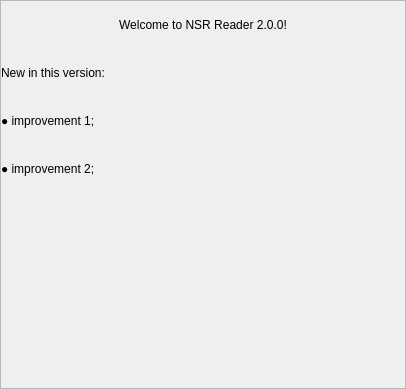
<?xml version="1.0" encoding="UTF-8"?>
<ui version="4.0">
 <class>NSRNewsDialog</class>
 <widget class="QWidget" name="NSRNewsDialog">
  <property name="geometry">
   <rect>
    <x>0</x>
    <y>0</y>
    <width>406</width>
    <height>389</height>
   </rect>
  </property>
  <property name="windowTitle">
   <string>What's new</string>
  </property>
  <layout class="QVBoxLayout" name="verticalLayout_2">
   <property name="margin">
    <number>0</number>
   </property>
   <item>
    <widget class="NSRScrollArea" name="scrollArea">
     <property name="verticalScrollBarPolicy">
      <enum>Qt::ScrollBarAlwaysOff</enum>
     </property>
     <property name="horizontalScrollBarPolicy">
      <enum>Qt::ScrollBarAlwaysOff</enum>
     </property>
     <property name="widgetResizable">
      <bool>true</bool>
     </property>
     <widget class="QWidget" name="scrollAreaWidgetContents">
      <property name="geometry">
       <rect>
        <x>0</x>
        <y>0</y>
        <width>404</width>
        <height>387</height>
       </rect>
      </property>
      <layout class="QVBoxLayout" name="verticalLayout">
       <property name="spacing">
        <number>0</number>
       </property>
       <property name="margin">
        <number>0</number>
       </property>
       <item>
        <widget class="QLabel" name="welcomeLabel">
         <property name="sizePolicy">
          <sizepolicy hsizetype="Expanding" vsizetype="Preferred">
           <horstretch>0</horstretch>
           <verstretch>0</verstretch>
          </sizepolicy>
         </property>
         <property name="minimumSize">
          <size>
           <width>0</width>
           <height>48</height>
          </size>
         </property>
         <property name="styleSheet">
          <string notr="true"/>
         </property>
         <property name="text">
          <string>Welcome to NSR Reader 2.0.0!</string>
         </property>
         <property name="alignment">
          <set>Qt::AlignCenter</set>
         </property>
        </widget>
       </item>
       <item>
        <widget class="QLabel" name="newsTitleLabel">
         <property name="sizePolicy">
          <sizepolicy hsizetype="Expanding" vsizetype="Preferred">
           <horstretch>0</horstretch>
           <verstretch>0</verstretch>
          </sizepolicy>
         </property>
         <property name="minimumSize">
          <size>
           <width>0</width>
           <height>48</height>
          </size>
         </property>
         <property name="styleSheet">
          <string notr="true"/>
         </property>
         <property name="text">
          <string>New in this version:</string>
         </property>
         <property name="wordWrap">
          <bool>true</bool>
         </property>
        </widget>
       </item>
       <item>
        <widget class="QLabel" name="newsLabel1">
         <property name="sizePolicy">
          <sizepolicy hsizetype="Expanding" vsizetype="Preferred">
           <horstretch>0</horstretch>
           <verstretch>0</verstretch>
          </sizepolicy>
         </property>
         <property name="minimumSize">
          <size>
           <width>0</width>
           <height>48</height>
          </size>
         </property>
         <property name="styleSheet">
          <string notr="true"/>
         </property>
         <property name="text">
          <string>● improvement 1;</string>
         </property>
         <property name="wordWrap">
          <bool>true</bool>
         </property>
        </widget>
       </item>
       <item>
        <widget class="QLabel" name="newsLabel2">
         <property name="sizePolicy">
          <sizepolicy hsizetype="Expanding" vsizetype="Preferred">
           <horstretch>0</horstretch>
           <verstretch>0</verstretch>
          </sizepolicy>
         </property>
         <property name="minimumSize">
          <size>
           <width>0</width>
           <height>48</height>
          </size>
         </property>
         <property name="styleSheet">
          <string notr="true"/>
         </property>
         <property name="text">
          <string>● improvement 2;</string>
         </property>
         <property name="wordWrap">
          <bool>true</bool>
         </property>
        </widget>
       </item>
       <item>
        <spacer name="verticalSpacer">
         <property name="orientation">
          <enum>Qt::Vertical</enum>
         </property>
         <property name="sizeHint" stdset="0">
          <size>
           <width>20</width>
           <height>40</height>
          </size>
         </property>
        </spacer>
       </item>
      </layout>
     </widget>
    </widget>
   </item>
  </layout>
 </widget>
 <customwidgets>
  <customwidget>
   <class>NSRScrollArea</class>
   <extends>QScrollArea</extends>
   <header>nsrscrollarea.h</header>
   <container>1</container>
  </customwidget>
 </customwidgets>
 <resources/>
 <connections/>
</ui>
